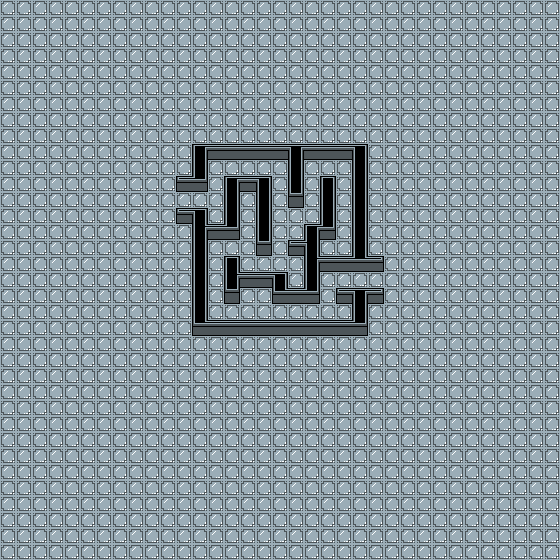

Tiled map render using the project's own tile images. Description and the whole map definition, tile-layer contents included, below:
An orthogonal 35x35 tile map with 16x16 px tiles, 2 tile layers (floor, wall) and 4 objects (2x point, 2x collision).

<map version="1.5" tiledversion="2021.03.23" orientation="orthogonal" renderorder="right-down" width="35" height="35" tilewidth="16" tileheight="16" infinite="0" nextlayerid="8" nextobjectid="32">
 <tileset firstgid="1" source="../tileset/tileset.tsx" />
 <layer id="2" name="floor" width="35" height="35" locked="1">
  <data encoding="csv">
11,11,11,11,11,11,11,11,11,11,11,11,11,11,11,11,11,11,11,11,11,11,11,11,11,11,11,11,11,11,11,11,11,11,11,
11,11,11,11,11,11,11,11,11,11,11,11,11,11,11,11,11,11,11,11,11,11,11,11,11,11,11,11,11,11,11,11,11,11,11,
11,11,11,11,11,11,11,11,11,11,11,11,11,11,11,11,11,11,11,11,11,11,11,11,11,11,11,11,11,11,11,11,11,11,11,
11,11,11,11,11,11,11,11,11,11,11,11,11,11,11,11,11,11,11,11,11,11,11,11,11,11,11,11,11,11,11,11,11,11,11,
11,11,11,11,11,11,11,11,11,11,11,11,11,11,11,11,11,11,11,11,11,11,11,11,11,11,11,11,11,11,11,11,11,11,11,
11,11,11,11,11,11,11,11,11,11,11,11,11,11,11,11,11,11,11,11,11,11,11,11,11,11,11,11,11,11,11,11,11,11,11,
11,11,11,11,11,11,11,11,11,11,11,11,11,11,11,11,11,11,11,11,11,11,11,11,11,11,11,11,11,11,11,11,11,11,11,
11,11,11,11,11,11,11,11,11,11,11,11,11,11,11,11,11,11,11,11,11,11,11,11,11,11,11,11,11,11,11,11,11,11,11,
11,11,11,11,11,11,11,11,11,11,11,11,11,11,11,11,11,11,11,11,11,11,11,11,11,11,11,11,11,11,11,11,11,11,11,
11,11,11,11,11,11,11,11,11,11,11,11,11,11,11,11,11,11,11,11,11,11,11,11,11,11,11,11,11,11,11,11,11,11,11,
11,11,11,11,11,11,11,11,11,11,11,11,11,11,11,11,11,11,11,11,11,11,11,11,11,11,11,11,11,11,11,11,11,11,11,
11,11,11,11,11,11,11,11,11,11,11,11,11,11,11,11,11,11,11,11,11,11,11,11,11,11,11,11,11,11,11,11,11,11,11,
11,11,11,11,11,11,11,11,11,11,11,11,11,11,11,11,11,11,11,11,11,11,11,11,11,11,11,11,11,11,11,11,11,11,11,
11,11,11,11,11,11,11,11,11,11,11,11,11,11,11,11,11,11,11,11,11,11,11,11,11,11,11,11,11,11,11,11,11,11,11,
11,11,11,11,11,11,11,11,11,11,11,11,11,11,11,11,11,11,11,11,11,11,11,11,11,11,11,11,11,11,11,11,11,11,11,
11,11,11,11,11,11,11,11,11,11,11,11,11,11,11,11,11,11,11,11,11,11,11,11,11,11,11,11,11,11,11,11,11,11,11,
11,11,11,11,11,11,11,11,11,11,11,11,11,11,11,11,11,11,11,11,11,11,11,11,11,11,11,11,11,11,11,11,11,11,11,
11,11,11,11,11,11,11,11,11,11,11,11,11,11,11,11,11,11,11,11,11,11,11,11,11,11,11,11,11,11,11,11,11,11,11,
11,11,11,11,11,11,11,11,11,11,11,11,11,11,11,11,11,11,11,11,11,11,11,11,11,11,11,11,11,11,11,11,11,11,11,
11,11,11,11,11,11,11,11,11,11,11,11,11,11,11,11,11,11,11,11,11,11,11,11,11,11,11,11,11,11,11,11,11,11,11,
11,11,11,11,11,11,11,11,11,11,11,11,11,11,11,11,11,11,11,11,11,11,11,11,11,11,11,11,11,11,11,11,11,11,11,
11,11,11,11,11,11,11,11,11,11,11,11,11,11,11,11,11,11,11,11,11,11,11,11,11,11,11,11,11,11,11,11,11,11,11,
11,11,11,11,11,11,11,11,11,11,11,11,11,11,11,11,11,11,11,11,11,11,11,11,11,11,11,11,11,11,11,11,11,11,11,
11,11,11,11,11,11,11,11,11,11,11,11,11,11,11,11,11,11,11,11,11,11,11,11,11,11,11,11,11,11,11,11,11,11,11,
11,11,11,11,11,11,11,11,11,11,11,11,11,11,11,11,11,11,11,11,11,11,11,11,11,11,11,11,11,11,11,11,11,11,11,
11,11,11,11,11,11,11,11,11,11,11,11,11,11,11,11,11,11,11,11,11,11,11,11,11,11,11,11,11,11,11,11,11,11,11,
11,11,11,11,11,11,11,11,11,11,11,11,11,11,11,11,11,11,11,11,11,11,11,11,11,11,11,11,11,11,11,11,11,11,11,
11,11,11,11,11,11,11,11,11,11,11,11,11,11,11,11,11,11,11,11,11,11,11,11,11,11,11,11,11,11,11,11,11,11,11,
11,11,11,11,11,11,11,11,11,11,11,11,11,11,11,11,11,11,11,11,11,11,11,11,11,11,11,11,11,11,11,11,11,11,11,
11,11,11,11,11,11,11,11,11,11,11,11,11,11,11,11,11,11,11,11,11,11,11,11,11,11,11,11,11,11,11,11,11,11,11,
11,11,11,11,11,11,11,11,11,11,11,11,11,11,11,11,11,11,11,11,11,11,11,11,11,11,11,11,11,11,11,11,11,11,11,
11,11,11,11,11,11,11,11,11,11,11,11,11,11,11,11,11,11,11,11,11,11,11,11,11,11,11,11,11,11,11,11,11,11,11,
11,11,11,11,11,11,11,11,11,11,11,11,11,11,11,11,11,11,11,11,11,11,11,11,11,11,11,11,11,11,11,11,11,11,11,
11,11,11,11,11,11,11,11,11,11,11,11,11,11,11,11,11,11,11,11,11,11,11,11,11,11,11,11,11,11,11,11,11,11,11,
11,11,11,11,11,11,11,11,11,11,11,11,11,11,11,11,11,11,11,11,11,11,11,11,11,11,11,11,11,11,11,11,11,11,11
</data>
 </layer>
 <layer id="1" name="wall" width="35" height="35" locked="1">
  <data encoding="csv">
0,0,0,0,0,0,0,0,0,0,0,0,0,0,0,0,0,0,0,0,0,0,0,0,0,0,0,0,0,0,0,0,0,0,0,
0,0,0,0,0,0,0,0,0,0,0,0,0,0,0,0,0,0,0,0,0,0,0,0,0,0,0,0,0,0,0,0,0,0,0,
0,0,0,0,0,0,0,0,0,0,0,0,0,0,0,0,0,0,0,0,0,0,0,0,0,0,0,0,0,0,0,0,0,0,0,
0,0,0,0,0,0,0,0,0,0,0,0,0,0,0,0,0,0,0,0,0,0,0,0,0,0,0,0,0,0,0,0,0,0,0,
0,0,0,0,0,0,0,0,0,0,0,0,0,0,0,0,0,0,0,0,0,0,0,0,0,0,0,0,0,0,0,0,0,0,0,
0,0,0,0,0,0,0,0,0,0,0,0,0,0,0,0,0,0,0,0,0,0,0,0,0,0,0,0,0,0,0,0,0,0,0,
0,0,0,0,0,0,0,0,0,0,0,0,0,0,0,0,0,0,0,0,0,0,0,0,0,0,0,0,0,0,0,0,0,0,0,
0,0,0,0,0,0,0,0,0,0,0,0,0,0,0,0,0,0,0,0,0,0,0,0,0,0,0,0,0,0,0,0,0,0,0,
0,0,0,0,0,0,0,0,0,0,0,0,0,0,0,0,0,0,0,0,0,0,0,0,0,0,0,0,0,0,0,0,0,0,0,
0,0,0,0,0,0,0,0,0,0,0,0,2,4,4,4,4,4,9,4,4,4,13,0,0,0,0,0,0,0,0,0,0,0,0,
0,0,0,0,0,0,0,0,0,0,0,0,3,0,0,0,0,0,3,0,0,0,3,0,0,0,0,0,0,0,0,0,0,0,0,
0,0,0,0,0,0,0,0,0,0,0,12,6,0,2,4,13,0,3,0,7,0,3,0,0,0,0,0,0,0,0,0,0,0,0,
0,0,0,0,0,0,0,0,0,0,0,0,0,0,3,0,3,0,14,0,3,0,3,0,0,0,0,0,0,0,0,0,0,0,0,
0,0,0,0,0,0,0,0,0,0,0,12,13,0,3,0,3,0,0,0,3,0,3,0,0,0,0,0,0,0,0,0,0,0,0,
0,0,0,0,0,0,0,0,0,0,0,0,10,4,6,0,3,0,0,2,6,0,3,0,0,0,0,0,0,0,0,0,0,0,0,
0,0,0,0,0,0,0,0,0,0,0,0,3,0,0,0,14,0,15,16,0,0,3,0,0,0,0,0,0,0,0,0,0,0,0,
0,0,0,0,0,0,0,0,0,0,0,0,3,0,7,0,0,0,0,10,4,4,8,1,0,0,0,0,0,0,0,0,0,0,0,
0,0,0,0,0,0,0,0,0,0,0,0,3,0,10,4,4,13,0,3,0,0,0,0,0,0,0,0,0,0,0,0,0,0,0,
0,0,0,0,0,0,0,0,0,0,0,0,3,0,14,0,0,5,4,6,0,12,9,1,0,0,0,0,0,0,0,0,0,0,0,
0,0,0,0,0,0,0,0,0,0,0,0,3,0,0,0,0,0,0,0,0,0,3,0,0,0,0,0,0,0,0,0,0,0,0,
0,0,0,0,0,0,0,0,0,0,0,0,5,4,4,4,4,4,4,4,4,4,6,0,0,0,0,0,0,0,0,0,0,0,0,
0,0,0,0,0,0,0,0,0,0,0,0,0,0,0,0,0,0,0,0,0,0,0,0,0,0,0,0,0,0,0,0,0,0,0,
0,0,0,0,0,0,0,0,0,0,0,0,0,0,0,0,0,0,0,0,0,0,0,0,0,0,0,0,0,0,0,0,0,0,0,
0,0,0,0,0,0,0,0,0,0,0,0,0,0,0,0,0,0,0,0,0,0,0,0,0,0,0,0,0,0,0,0,0,0,0,
0,0,0,0,0,0,0,0,0,0,0,0,0,0,0,0,0,0,0,0,0,0,0,0,0,0,0,0,0,0,0,0,0,0,0,
0,0,0,0,0,0,0,0,0,0,0,0,0,0,0,0,0,0,0,0,0,0,0,0,0,0,0,0,0,0,0,0,0,0,0,
0,0,0,0,0,0,0,0,0,0,0,0,0,0,0,0,0,0,0,0,0,0,0,0,0,0,0,0,0,0,0,0,0,0,0,
0,0,0,0,0,0,0,0,0,0,0,0,0,0,0,0,0,0,0,0,0,0,0,0,0,0,0,0,0,0,0,0,0,0,0,
0,0,0,0,0,0,0,0,0,0,0,0,0,0,0,0,0,0,0,0,0,0,0,0,0,0,0,0,0,0,0,0,0,0,0,
0,0,0,0,0,0,0,0,0,0,0,0,0,0,0,0,0,0,0,0,0,0,0,0,0,0,0,0,0,0,0,0,0,0,0,
0,0,0,0,0,0,0,0,0,0,0,0,0,0,0,0,0,0,0,0,0,0,0,0,0,0,0,0,0,0,0,0,0,0,0,
0,0,0,0,0,0,0,0,0,0,0,0,0,0,0,0,0,0,0,0,0,0,0,0,0,0,0,0,0,0,0,0,0,0,0,
0,0,0,0,0,0,0,0,0,0,0,0,0,0,0,0,0,0,0,0,0,0,0,0,0,0,0,0,0,0,0,0,0,0,0,
0,0,0,0,0,0,0,0,0,0,0,0,0,0,0,0,0,0,0,0,0,0,0,0,0,0,0,0,0,0,0,0,0,0,0,
0,0,0,0,0,0,0,0,0,0,0,0,0,0,0,0,0,0,0,0,0,0,0,0,0,0,0,0,0,0,0,0,0,0,0
</data>
 </layer>
 <objectgroup id="5" name="object" locked="1">
  <object id="1" name="start" type="point" x="200" y="200">
   <point />
  </object>
  <object id="2" name="end" type="point" x="360" y="280">
   <point />
  </object>
  <object id="30" type="collision" x="176" y="192" width="16" height="16" />
  <object id="31" type="collision" x="368" y="272" width="16" height="16" />
 </objectgroup>
</map>
